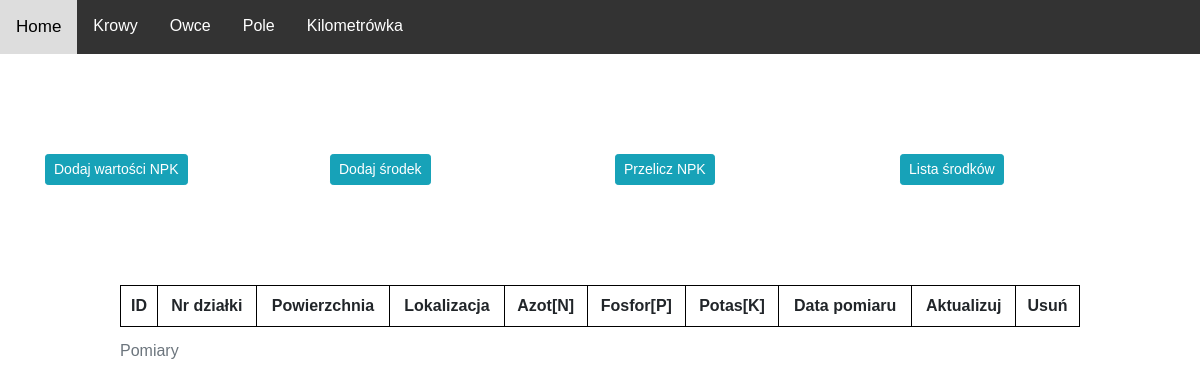
The page /field/npk/4 on the database as committed earlier.
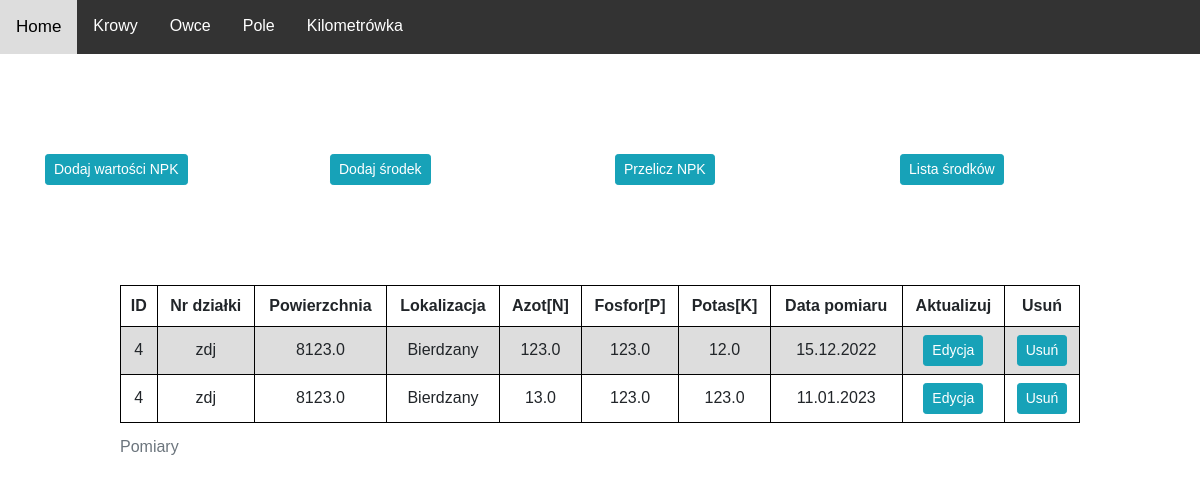
The same page on the database as committed later.
### Field/models.py (models this page shows)
class Field(models.Model):
    LOCATION_CHOISES = [
        ("Kobylno", "Kobylno"),
        ("Bierdzany", "Bierdzany"),
        ("Kopalina", "Kopalina"),
        ("Inna", "Inna"),
    ]
    field_number = models.CharField(max_length=10, unique=True)
    ar_label = models.CharField(max_length=10, unique=True)
    area = models.FloatField()
    location = models.CharField(max_length=15, choices=LOCATION_CHOISES)
    field_image = models.ImageField(blank = True, null=True, upload_to="images/")
    soil_richness = models.FloatField(blank = True, null = True)
    acidity = models.FloatField(blank = True, null=True)
    last_seed = models.CharField(max_length=10, null=True, blank = True)
    present_seed = models.CharField(max_length=10, blank = True, null=True)

class NPK_Field(models.Model):
    field = models.ForeignKey('Field', on_delete=models.CASCADE)
    measurement_date = models.DateField(blank = True, null = True)
    nitrogen_field = models.FloatField(blank=True, null=True)
    phosphorus_field = models.FloatField(blank=True, null=True)
    potassium_field = models.FloatField(blank=True, null=True)

### Field/views.py (the view)
# urls.py: path('field/npk/<str:pk>', FieldView.fieldNPK, name="fieldNPK"), #main NPK view (npk.table.html)
def fieldNPK(request, pk):
    field = Field.objects.get(id=pk)
    measurement = NPK_Field.objects.filter(field=pk)
    product = NPK_Product.objects.all()
    context = {
        "field" : field,
        "measurement" : measurement,
        "product" : product,
    }
    return render(request, "Field/npk_table.html", context)

### Field/templates/Field/npk_table.html
{% extends 'MainPage/main.html' %}
{% block content %}
<div class = "container">
    <div class="row justify-content-around" style="margin-top:100px">
        <div class="col-3"> <a class="btn btn-sm btn-info" href="{% url 'field_values' field.id %}">Dodaj wartości NPK</a> </div>
        <div class="col-3"> <a class="btn btn-sm btn-info" href="{% url 'add_product' field.id%}"> Dodaj środek</a> </div>
        <div class="col-3"> <a class="btn btn-sm btn-info" href="{% url 'count_product' field.id %}">Przelicz NPK</a> </div>
        <div class="col-3"> <a class="btn btn-sm btn-info" href="{% url 'product_list'  %}">Lista środków</a> </div>
    </div>
</div>
<table class="center">
    <caption>Pomiary</caption>
    <tr>
        <th>ID</th>
        <th>Nr działki</th>
        <th>Powierzchnia</th>
        <th>Lokalizacja</th>
        <th>Azot[N]</th>
        <th>Fosfor[P]</th>
        <th>Potas[K]</th>
        <th>Data pomiaru</th>
        <th>Aktualizuj</th>
        <th>Usuń</th>
    </tr>
    {% for k in measurement %}
    <tr>
      <td>{{field.id}}</td>
      <td>{{field.field_number}}</td>
      <td>{{field.area}}</td>
      <td>{{field.location}}</td>
      <td>{{k.nitrogen_field|default_if_none:''}}</td>
      <td>{{k.phosphorus_field|default_if_none:''}}</td>
      <td>{{k.potassium_field|default_if_none:''}}</td>
      <td>{{k.measurement_date|date:"d.m.Y"}}</td>
      <td><a class="btn btn-sm btn-info" href="{% url 'field_npk_update' k.id %}">Edycja</a></td>
      <td><a class="btn btn-sm btn-info" href="{% url 'field_npk_delete' k.id %}">Usuń</a></td>
    </tr>
    {% endfor %}
  </table>
 {% endblock %}

Rows that differ between the two databases and show on the page:
added NPK_Field: nitrogen_field "123.0", phosphorus_field "123.0", potassium_field "12.0", measurement_date "15.12.2022"
now on this page (row unchanged): Field: id "4", field_number "zdj", area "8123.0", location "Bierdzany"
added NPK_Field: nitrogen_field "13.0", phosphorus_field "123.0", potassium_field "123.0", measurement_date "11.01.2023"
